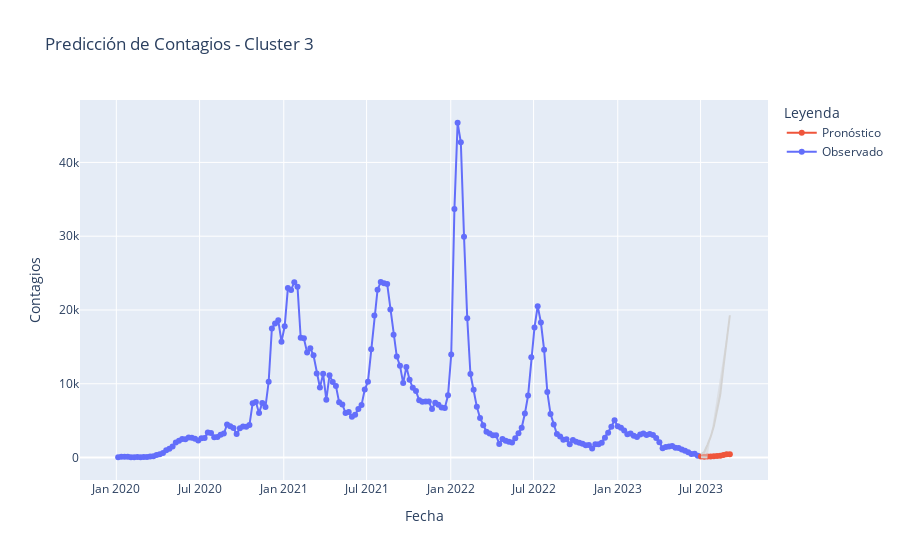

The notebook cell this image was saved under:
### Code cell
datos = cargar_datos_cluster(ruta_csv, cluster_id)
datos_transformados, lambda_ = preparar_datos_actuales(datos)
modelo_ajustado = ajustar_modelo_sarima(datos_transformados, params_ARIMA, params_estacional)
datos_predicciones, intervalos_confianza = realizar_predicciones_futuras(modelo_ajustado, n_preds, lambda_)
visualizar_predicciones_futuras(datos, datos_predicciones, intervalos_confianza, cluster_id)

### Figure 1 — Plotly figure (JSON) as saved in the notebook; plotly's stock layout.template omitted (floating-point values rounded to 4 significant figures; data arrays with more than 128 entries replaced by an {"elided": "..."} marker saying what was removed)
{"data": [{"mode": "lines+markers", "name": "Observado", "type": "scatter", "x": {"elided": "182 str values"}, "y": {"elided": "182 int values"}}, {"mode": "lines+markers", "name": "Pronóstico", "type": "scatter", "x": ["2023-07-02T00:00:00", "2023-07-09T00:00:00", "2023-07-16T00:00:00", "2023-07-23T00:00:00", "2023-07-30T00:00:00", "2023-08-06T00:00:00", "2023-08-13T00:00:00", "2023-08-20T00:00:00", "2023-08-27T00:00:00", "2023-09-03T00:00:00"], "y": [157.1, 103.4, 136.3, 139.9, 168.5, 207.8, 250.5, 365.7, 443.8, 450.9]}, {"line": {"color": "lightgrey"}, "mode": "lines", "showlegend": false, "type": "scatter", "x": ["2023-07-02T00:00:00", "2023-07-09T00:00:00", "2023-07-16T00:00:00", "2023-07-23T00:00:00", "2023-07-30T00:00:00", "2023-08-06T00:00:00", "2023-08-13T00:00:00", "2023-08-20T00:00:00", "2023-08-27T00:00:00", "2023-09-03T00:00:00"], "y": [31.09, 1.228, 0.00111, null, null, null, null, null, null, null]}, {"fill": "tonexty", "line": {"color": "lightgrey"}, "mode": "lines", "showlegend": false, "type": "scatter", "x": ["2023-07-02T00:00:00", "2023-07-09T00:00:00", "2023-07-16T00:00:00", "2023-07-23T00:00:00", "2023-07-30T00:00:00", "2023-08-06T00:00:00", "2023-08-13T00:00:00", "2023-08-20T00:00:00", "2023-08-27T00:00:00", "2023-09-03T00:00:00"], "y": [486.6, 753.2, 1724.0, 2788.0, 4255.0, 6203.0, 8514.0, 12270.0, 16020.0, 19290.0]}], "layout": {"legend": {"title": {"text": "Leyenda"}}, "title": {"text": "Predicción de Contagios - Cluster 3"}, "xaxis": {"title": {"text": "Fecha"}}, "yaxis": {"title": {"text": "Contagios"}}}}
